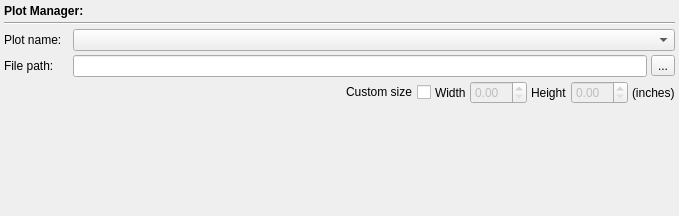
<?xml version="1.0" encoding="UTF-8"?>
<ui version="4.0">
 <class>PlotManagerWidget</class>
 <widget class="QWidget" name="PlotManagerWidget">
  <property name="geometry">
   <rect>
    <x>0</x>
    <y>0</y>
    <width>679</width>
    <height>216</height>
   </rect>
  </property>
  <property name="sizePolicy">
   <sizepolicy hsizetype="Preferred" vsizetype="Preferred">
    <horstretch>0</horstretch>
    <verstretch>0</verstretch>
   </sizepolicy>
  </property>
  <property name="minimumSize">
   <size>
    <width>350</width>
    <height>0</height>
   </size>
  </property>
  <property name="windowTitle">
   <string>Form</string>
  </property>
  <layout class="QVBoxLayout" name="verticalLayout">
   <property name="spacing">
    <number>4</number>
   </property>
   <property name="margin">
    <number>4</number>
   </property>
   <item>
    <widget class="QLabel" name="headingLabel">
     <property name="text">
      <string>&lt;html&gt;&lt;head/&gt;&lt;body&gt;&lt;p&gt;&lt;span style=&quot; font-weight:600;&quot;&gt;Plot Manager:&lt;/span&gt;&lt;/p&gt;&lt;/body&gt;&lt;/html&gt;</string>
     </property>
     <property name="textFormat">
      <enum>Qt::RichText</enum>
     </property>
    </widget>
   </item>
   <item>
    <widget class="Line" name="line">
     <property name="orientation">
      <enum>Qt::Horizontal</enum>
     </property>
    </widget>
   </item>
   <item>
    <layout class="QHBoxLayout" name="horizontalLayout">
     <item>
      <widget class="QLabel" name="label">
       <property name="sizePolicy">
        <sizepolicy hsizetype="Preferred" vsizetype="Fixed">
         <horstretch>0</horstretch>
         <verstretch>0</verstretch>
        </sizepolicy>
       </property>
       <property name="minimumSize">
        <size>
         <width>65</width>
         <height>0</height>
        </size>
       </property>
       <property name="text">
        <string>Plot name: </string>
       </property>
      </widget>
     </item>
     <item>
      <widget class="QComboBox" name="plotBox">
       <property name="sizePolicy">
        <sizepolicy hsizetype="Expanding" vsizetype="Fixed">
         <horstretch>0</horstretch>
         <verstretch>0</verstretch>
        </sizepolicy>
       </property>
       <property name="minimumSize">
        <size>
         <width>75</width>
         <height>0</height>
        </size>
       </property>
      </widget>
     </item>
    </layout>
   </item>
   <item>
    <layout class="QHBoxLayout" name="horizontalLayout_2">
     <item>
      <widget class="QLabel" name="label_2">
       <property name="sizePolicy">
        <sizepolicy hsizetype="Preferred" vsizetype="Preferred">
         <horstretch>0</horstretch>
         <verstretch>0</verstretch>
        </sizepolicy>
       </property>
       <property name="minimumSize">
        <size>
         <width>65</width>
         <height>0</height>
        </size>
       </property>
       <property name="text">
        <string>File path: </string>
       </property>
      </widget>
     </item>
     <item>
      <widget class="QLineEdit" name="pathEdit"/>
     </item>
     <item>
      <widget class="QToolButton" name="getPathButton">
       <property name="text">
        <string>...</string>
       </property>
      </widget>
     </item>
    </layout>
   </item>
   <item>
    <layout class="QHBoxLayout" name="horizontalLayout_3">
     <item>
      <widget class="QLabel" name="label_5">
       <property name="sizePolicy">
        <sizepolicy hsizetype="Expanding" vsizetype="Preferred">
         <horstretch>0</horstretch>
         <verstretch>0</verstretch>
        </sizepolicy>
       </property>
       <property name="minimumSize">
        <size>
         <width>0</width>
         <height>0</height>
        </size>
       </property>
       <property name="text">
        <string/>
       </property>
      </widget>
     </item>
     <item>
      <widget class="QCheckBox" name="checkBox">
       <property name="layoutDirection">
        <enum>Qt::RightToLeft</enum>
       </property>
       <property name="text">
        <string>Custom size</string>
       </property>
      </widget>
     </item>
     <item>
      <widget class="QLabel" name="label_3">
       <property name="text">
        <string>Width</string>
       </property>
      </widget>
     </item>
     <item>
      <widget class="QDoubleSpinBox" name="widthSpinBox">
       <property name="enabled">
        <bool>false</bool>
       </property>
      </widget>
     </item>
     <item>
      <widget class="QLabel" name="label_4">
       <property name="text">
        <string>Height</string>
       </property>
      </widget>
     </item>
     <item>
      <widget class="QDoubleSpinBox" name="heightSpinBox">
       <property name="enabled">
        <bool>false</bool>
       </property>
      </widget>
     </item>
     <item>
      <widget class="QLabel" name="label_6">
       <property name="text">
        <string>(inches)</string>
       </property>
      </widget>
     </item>
    </layout>
   </item>
   <item>
    <spacer name="verticalSpacer">
     <property name="orientation">
      <enum>Qt::Vertical</enum>
     </property>
     <property name="sizeHint" stdset="0">
      <size>
       <width>20</width>
       <height>80</height>
      </size>
     </property>
    </spacer>
   </item>
   <item>
    <widget class="QDialogButtonBox" name="buttonBox">
     <property name="standardButtons">
      <set>QDialogButtonBox::NoButton</set>
     </property>
    </widget>
   </item>
  </layout>
  <zorder>buttonBox</zorder>
  <zorder>line</zorder>
  <zorder>headingLabel</zorder>
 </widget>
 <resources/>
 <connections/>
</ui>
